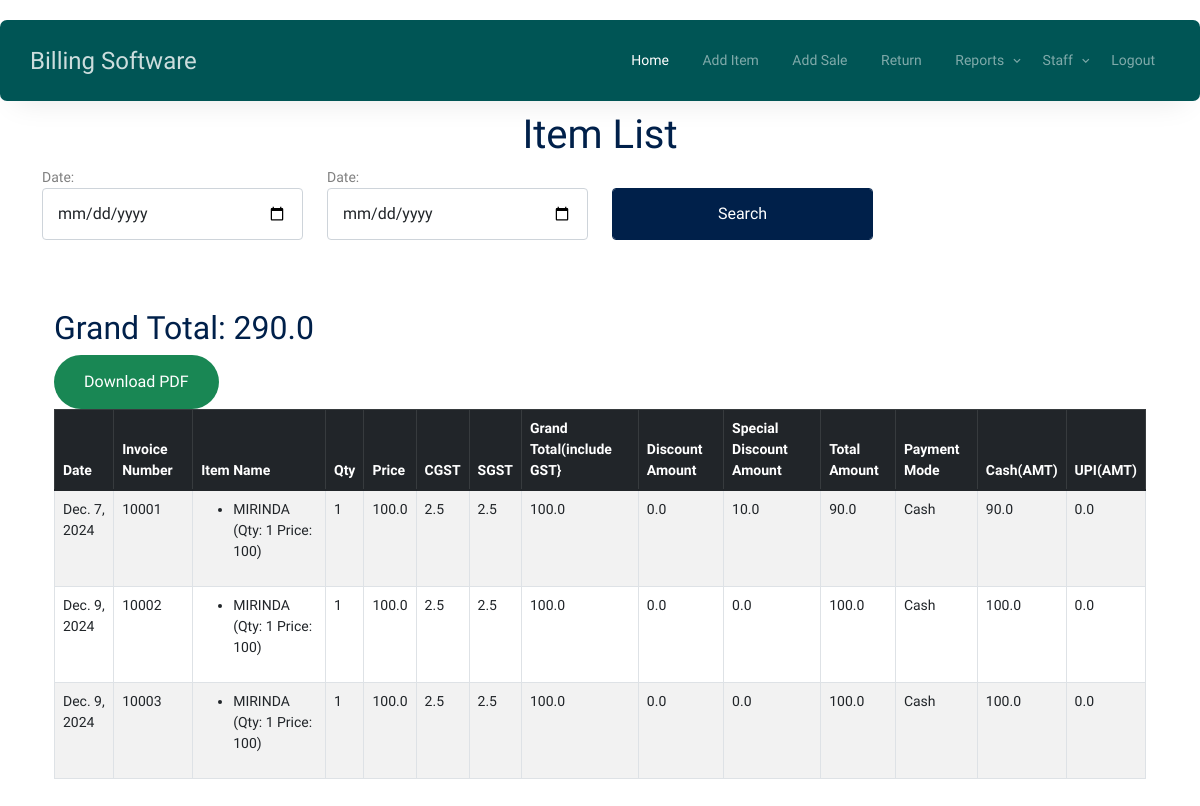
The page /viewSales on the database its author committed.
### shopping_app/models.py (models this page shows)
class Sales(models.Model):
    phonenumber = models.IntegerField(null=True)
    itemname = models.CharField(max_length=250,null=True)
    hsncode = models.CharField(max_length=250,null=True)
    price = models.CharField(max_length=250,null=True)
    gst = models.IntegerField(null=True)
    cgst = models.FloatField(null=True)
    sgst = models.FloatField(null=True)
    quantity = models.IntegerField(null=True)
    date = models.DateField(null=True)
    invoiceNo =models.CharField(max_length=250,null=True)
    username = models.CharField(max_length=250,null=True)
    barcode_number = models.CharField(max_length=250,null=True)
    discount = models.IntegerField(null=True)
    discountAmt = models.FloatField(null=True)
    sdiscountAmt = models.FloatField(null=True)
    payment_mode = models.CharField(max_length=250,null=True)
    cash = models.FloatField(null=True)
    UPI = models.FloatField(null=True)
    status = models.CharField(max_length=250,null=True)

### shopping_app/views.py (the view)
# urls.py: path('viewSales',views.viewSales,name='viewSales'),
def viewSales(request):
    from_date = request.GET.get('from_date')
    to_date = request.GET.get('to_date')
    sales = Sales.objects.all()
    if from_date:
        sales = sales.filter(date__gte=parse_date(from_date))
    if to_date:
        sales = sales.filter(date__lte=parse_date(to_date))
    sales_summary = {}
    grand_total = 0.0  # Initialize grand_total to accumulate total_amt across invoices
    for sale in sales:
        invoice_no = sale.invoiceNo
        if invoice_no not in sales_summary:
            sales_summary[invoice_no] = {
                'date': sale.date,
                'payment_mode': sale.payment_mode,
                'cash': sale.cash,
                'UPI': sale.UPI,
                'items': [],
                'grand_qty': 0,
                'grand_print': 0.0,
                'grand_price_with_gst': 0.0,
                'cgst_amount': 0.0,
                'sgst_amount': 0.0,
                'total_discount': 0.0,
                'discountAmt': 0.0,
                'sdiscountAmt': 0.0,
                'total_amt': 0.0,
            }
        sales_summary[invoice_no]['items'].append({
            'itemname': sale.itemname,
            'quantity': sale.quantity,
            'price': sale.price,
        })
        price = float(sale.price)
        quantity = sale.quantity
        gst = float(sale.gst) if hasattr(sale, 'gst') else 0.0
        discount = float(sale.discount) if hasattr(sale, 'discount') else 0.0
        discount_amt = float(sale.discountAmt) if hasattr(sale, 'discountAmt') else 0.0
        sdiscount_amt = float(sale.sdiscountAmt) if hasattr(sale, 'sdiscountAmt') else 0.0
        item_total = price * quantity  # Total price for the item
        sales_summary[invoice_no]['grand_qty'] += quantity
        sales_summary[invoice_no]['grand_print'] += item_total
        sales_summary[invoice_no]['grand_price_with_gst'] += item_total
        cgst = gst / 2
        sgst = gst / 2
        sales_summary[invoice_no]['cgst_amount'] += item_total * cgst / 100
        sales_summary[invoice_no]['sgst_amount'] += item_total * sgst / 100
        sales_summary[invoice_no]['total_discount'] += discount
        sales_summary[invoice_no]['discountAmt'] += discount_amt
        sales_summary[invoice_no]['sdiscountAmt'] += sdiscount_amt
        total_discount = discount_amt + sdiscount_amt
        total_amt = item_total - total_discount
        sales_summary[invoice_no]['total_amt'] += total_amt
    for summary in sales_summary.values():
        grand_total += summary['total_amt']
    return render(request, 'viewSales.html', {'sales_summary': sales_summary, 'grand_total': grand_total})

### shopping_app/templates/viewSales.html (shortened to what this page needs)
{% load static %}
<!DOCTYPE html>
<html lang="en">
  <head>
    <link rel="stylesheet" href="{% static 'fonts/icomoon/style.css' %}" />
    <link rel="stylesheet" href="{% static 'fonts/flaticon/font/flaticon.css' %}" />
    <link rel="stylesheet" href="{% static 'css/tiny-slider.css' %}" />
    <link rel="stylesheet" href="{% static 'css/aos.css' %}" />
    <link rel="stylesheet" href="{% static 'css/style.css' %}" />
  </head>
  <body>
    {% include 'admin_nav.html' %}
<br><br><br>
      <div class="container">
        <div class="row justify-content-center align-items-center">
          <div class="col-lg-9 text-center mt-5">
            <h1 class="heading" data-aos="fade-up"> Item List</h1>
          </div>
        </div>
      </div>
<div class="content">
    <div class="container" style=" overflow-x: auto;">
        <form method="post">
        <div class="row">
            <div class="col-md-3">
                <label for="from_date">Date:</label>
    <input type="date" name="from_date" id="from_date" class="form-control" value="{{ request.GET.from_date }}">
            </div>
            <div class="col-md-3">
                <label for="to_date">Date:</label>
    <input type="date" name="to_date" class="form-control" id="to_date" value="{{ request.GET.to_date }}">
            </div>
            <div class="col-md-3">
                <br>
                <button type="submit" class="form-control btn-primary">Search</button>
            </div>
        </div>
            </form>
        <br>
    <div class="container mt-5">
                <h2>Grand Total: {{ grand_total }}</h2>
                <button id="downloadPDF" class="btn btn-success">Download PDF</button>
                <form method="get">
                    <table class="table table-striped table-bordered">
                        <thead class="table-dark">
                        <tr>
                            <th>Date</th>
                            <th>Invoice Number</th>
                            <th>Item Name</th>
                            <th>Qty</th>
                            <th>Price</th>
                            <th>CGST</th>
                            <th>SGST</th>
                            <th>Grand Total(include GST}</th>
                            <th>Discount Amount</th>
                            <th>Special Discount Amount</th>
                            <th>Total Amount</th>
                            <th>Payment Mode</th>
                            <th>Cash(AMT)</th>
                            <th>UPI(AMT)</th>
                        </tr>
                        </thead>
                       <tbody>
        {% for invoice_no, summary in sales_summary.items %}
        <tr>
            <td>{{ summary.date }}</td>
            <td>{{ invoice_no }}</td>
            <td>
                <ul>
                    {% for item in summary.items %}
                        <li>{{ item.itemname }} (Qty: {{ item.quantity }} Price: {{ item.price }})</li>
                    {% endfor %}
                </ul>
            </td>
            <td>{{ summary.grand_qty }}</td>
            <td>{{ summary.grand_print }}</td>
            <td>{{ summary.cgst_amount }}</td>
            <td>{{ summary.sgst_amount }}</td>
            <td>{{ summary.grand_price_with_gst }}</td>
            <td>{{ summary.discountAmt }}</td>
            <td>{{ summary.sdiscountAmt }}</td>
            <td>{{ summary.total_amt }}</td>
            <td>{{ summary.payment_mode }}</td>
            <td>{{ summary.cash }}</td>
            <td>{{ summary.UPI }}</td>
        </tr>
        {% endfor %}
    </tbody>
                    </table>
                </form>
            </div>
    </div>
</div>
  </body>
</html>

### shopping_app/templates/admin_nav.html (shortened to what this page needs)
<nav class="site-nav">
    <div class="menu-bg-wrap">
        <div class="site-navigation d-flex justify-content-between align-items-center">
            <a href="{% url 'login' %}" class="logo m-0">Billing Software</a>
            <ul class="js-clone-nav d-none d-lg-inline-block text-start site-menu">
                <li class="active"><a href="{% url 'login' %}">Home</a></li>
                <li>
            <li><a href="{% url 'addItem' %}">Add Item</a></li>
                    </li>
                <li class="has-children">
                        <li><a href="{% url 'sales' %}">Add Sale</a></li>
                </li>
                <li>
            <li><a href="{% url 'returnSale' %}">Return</a></li>
                    </li>
                <li class="has-children">
                    <a href="#">Reports</a>
                </li>
                <li class="has-children">
                    <a href="#">Staff</a>
                </li>
                <li>
            <li><a href="{% url 'logout' %}">Logout</a></li>
                    </li>
            </ul>
        </div>
    </div>
</nav>

### rows shown on the page
Sales: date "Dec. 7, 2024", sales_summary "10001", itemname "MIRINDA", price "100", payment_mode "Cash", cash "90.0", UPI "0.0"
Sales: date "Dec. 9, 2024", sales_summary "10002", itemname "MIRINDA", price "100", payment_mode "Cash", cash "100.0", UPI "0.0"
Sales: date "Dec. 9, 2024", sales_summary "10003", itemname "MIRINDA", price "100", payment_mode "Cash", cash "100.0", UPI "0.0"

### other values the page prints
{{ grand_total }} "290.0"
{{ item.quantity }} "1" "1" "1"
{{ summary.grand_qty }} "1" "1" "1"
{{ summary.grand_print }} "100.0" "100.0" "100.0"
{{ summary.cgst_amount }} "2.5" "2.5" "2.5"
{{ summary.sgst_amount }} "2.5" "2.5" "2.5"
{{ summary.grand_price_with_gst }} "100.0" "100.0" "100.0"
{{ summary.discountAmt }} "0.0" "0.0" "0.0"
{{ summary.sdiscountAmt }} "10.0" "0.0" "0.0"
{{ summary.total_amt }} "90.0" "100.0" "100.0"
